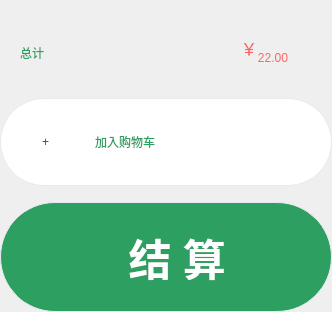
                     <widget class="QWidget" name="widget_44" native="true">
                      <layout class="QVBoxLayout" name="verticalLayout_19">
                       <property name="spacing">
                        <number>18</number>
                       </property>
                       <property name="leftMargin">
                        <number>0</number>
                       </property>
                       <property name="topMargin">
                        <number>0</number>
                       </property>
                       <property name="rightMargin">
                        <number>0</number>
                       </property>
                       <property name="bottomMargin">
                        <number>0</number>
                       </property>
                       <item>
                        <widget class="QWidget" name="widget_45" native="true">
                         <property name="minimumSize">
                          <size>
                           <width>332</width>
                           <height>80</height>
                          </size>
                         </property>
                         <property name="maximumSize">
                          <size>
                           <width>332</width>
                           <height>80</height>
                          </size>
                         </property>
                         <property name="styleSheet">
                          <string notr="true">QWidget#widget_31{
	background-color:rgb(242, 254, 244);
	border-radius: 20px;
}</string>
                         </property>
                         <layout class="QHBoxLayout" name="horizontalLayout_39">
                          <property name="spacing">
                           <number>0</number>
                          </property>
                          <property name="leftMargin">
                           <number>20</number>
                          </property>
                          <property name="topMargin">
                           <number>0</number>
                          </property>
                          <property name="rightMargin">
                           <number>44</number>
                          </property>
                          <property name="bottomMargin">
                           <number>15</number>
                          </property>
                          <item>
                           <widget class="QWidget" name="widget_46" native="true">
                            <layout class="QHBoxLayout" name="horizontalLayout_46">
                             <property name="spacing">
                              <number>0</number>
                             </property>
                             <property name="leftMargin">
                              <number>0</number>
                             </property>
                             <property name="topMargin">
                              <number>0</number>
                             </property>
                             <property name="rightMargin">
                              <number>0</number>
                             </property>
                             <property name="bottomMargin">
                              <number>3</number>
                             </property>
                             <item>
                              <widget class="QLabel" name="label_25">
                               <property name="styleSheet">
                                <string notr="true">color:rgb(44, 159, 97);</string>
                               </property>
                               <property name="text">
                                <string>总计</string>
                               </property>
                               <property name="alignment">
                                <set>Qt::AlignBottom|Qt::AlignLeading|Qt::AlignLeft</set>
                               </property>
                              </widget>
                             </item>
                            </layout>
                           </widget>
                          </item>
                          <item>
                           <widget class="QWidget" name="widget_47" native="true">
                            <layout class="QHBoxLayout" name="horizontalLayout_40">
                             <property name="spacing">
                              <number>0</number>
                             </property>
                             <property name="leftMargin">
                              <number>0</number>
                             </property>
                             <property name="topMargin">
                              <number>0</number>
                             </property>
                             <property name="rightMargin">
                              <number>0</number>
                             </property>
                             <property name="bottomMargin">
                              <number>0</number>
                             </property>
                             <item>
                              <widget class="QWidget" name="widget_48" native="true">
                               <layout class="QHBoxLayout" name="horizontalLayout_45">
                                <property name="spacing">
                                 <number>0</number>
                                </property>
                                <property name="leftMargin">
                                 <number>0</number>
                                </property>
                                <property name="topMargin">
                                 <number>0</number>
                                </property>
                                <property name="rightMargin">
                                 <number>0</number>
                                </property>
                                <property name="bottomMargin">
                                 <number>5</number>
                                </property>
                                <item>
                                 <spacer name="horizontalSpacer_19">
                                  <property name="orientation">
                                   <enum>Qt::Horizontal</enum>
                                  </property>
                                  <property name="sizeHint" stdset="0">
                                   <size>
                                    <width>195</width>
                                    <height>20</height>
                                   </size>
                                  </property>
                                 </spacer>
                                </item>
                                <item>
                                 <widget class="QLabel" name="menu_money_unit_l">
                                  <property name="minimumSize">
                                   <size>
                                    <width>0</width>
                                    <height>0</height>
                                   </size>
                                  </property>
                                  <property name="maximumSize">
                                   <size>
                                    <width>16777215</width>
                                    <height>16777215</height>
                                   </size>
                                  </property>
                                  <property name="font">
                                   <font>
                                    <family>Microsoft YaHei</family>
                                    <pointsize>12</pointsize>
                                   </font>
                                  </property>
                                  <property name="styleSheet">
                                   <string notr="true">color:rgb(255, 100, 100);</string>
                                  </property>
                                  <property name="text">
                                   <string>￥</string>
                                  </property>
                                  <property name="alignment">
                                   <set>Qt::AlignBottom|Qt::AlignLeading|Qt::AlignLeft</set>
                                  </property>
                                 </widget>
                                </item>
                               </layout>
                              </widget>
                             </item>
                             <item>
                              <widget class="QLabel" name="menu_money_l">
                               <property name="minimumSize">
                                <size>
                                 <width>0</width>
                                 <height>0</height>
                                </size>
                               </property>
                               <property name="maximumSize">
                                <size>
                                 <width>16777215</width>
                                 <height>16777215</height>
                                </size>
                               </property>
                               <property name="styleSheet">
                                <string notr="true">color:rgb(255, 100, 100);</string>
                               </property>
                               <property name="text">
                                <string>22.00</string>
                               </property>
                               <property name="alignment">
                                <set>Qt::AlignBottom|Qt::AlignRight|Qt::AlignTrailing</set>
                               </property>
                              </widget>
                             </item>
                            </layout>
                           </widget>
                          </item>
                         </layout>
                        </widget>
                       </item>
                       <item>
                        <widget class="QWidget" name="widget_49" native="true">
                         <layout class="QVBoxLayout" name="verticalLayout_18">
                          <property name="spacing">
                           <number>16</number>
                          </property>
                          <property name="leftMargin">
                           <number>0</number>
                          </property>
                          <property name="topMargin">
                           <number>0</number>
                          </property>
                          <property name="rightMargin">
                           <number>0</number>
                          </property>
                          <property name="bottomMargin">
                           <number>0</number>
                          </property>
                          <item>
                           <widget class="QWidget" name="menu_add_cart_btn" native="true">
                            <property name="minimumSize">
                             <size>
                              <width>332</width>
                              <height>88</height>
                             </size>
                            </property>
                            <property name="maximumSize">
                             <size>
                              <width>332</width>
                              <height>88</height>
                             </size>
                            </property>
                            <property name="styleSheet">
                             <string notr="true">QWidget#menu_add_cart_btn{
	background-color:white;
	border: 1px solid rgb(232, 233, 239);
	border-radius:44px;

}</string>
                            </property>
                            <layout class="QHBoxLayout" name="horizontalLayout_24">
                             <item>
                              <widget class="QWidget" name="widget_100" native="true">
                               <property name="minimumSize">
                                <size>
                                 <width>80</width>
                                 <height>40</height>
                                </size>
                               </property>
                               <property name="maximumSize">
                                <size>
                                 <width>80</width>
                                 <height>40</height>
                                </size>
                               </property>
                               <layout class="QHBoxLayout" name="horizontalLayout_98">
                                <property name="spacing">
                                 <number>0</number>
                                </property>
                                <property name="leftMargin">
                                 <number>0</number>
                                </property>
                                <property name="topMargin">
                                 <number>0</number>
                                </property>
                                <property name="rightMargin">
                                 <number>0</number>
                                </property>
                                <property name="bottomMargin">
                                 <number>0</number>
                                </property>
                                <item>
                                 <widget class="QLabel" name="menu_add_cart_btn_add">
                                  <property name="styleSheet">
                                   <string notr="true">color:red;</string>
                                  </property>
                                  <property name="text">
                                   <string>+</string>
                                  </property>
                                  <property name="alignment">
                                   <set>Qt::AlignRight|Qt::AlignTrailing|Qt::AlignVCenter</set>
                                  </property>
                                 </widget>
                                </item>
                                <item>
                                 <widget class="QLabel" name="menu_add_cart_btn_icon">
                                  <property name="minimumSize">
                                   <size>
                                    <width>40</width>
                                    <height>40</height>
                                   </size>
                                  </property>
                                  <property name="maximumSize">
                                   <size>
                                    <width>40</width>
                                    <height>40</height>
                                   </size>
                                  </property>
                                  <property name="styleSheet">
                                   <string notr="true">border-image: url(:/icon/ic_menu_add_cart_btn.png);</string>
                                  </property>
                                  <property name="text">
                                   <string/>
                                  </property>
                                  <property name="alignment">
                                   <set>Qt::AlignCenter</set>
                                  </property>
                                 </widget>
                                </item>
                               </layout>
                              </widget>
                             </item>
                             <item>
                              <widget class="QLabel" name="menu_add_cart_btn_name">
                               <property name="styleSheet">
                                <string notr="true">color:rgb(44, 159, 97);</string>
                               </property>
                               <property name="text">
                                <string>加入购物车</string>
                               </property>
                              </widget>
                             </item>
                            </layout>
                           </widget>
                          </item>
                          <item>
                           <widget class="QPushButton" name="menu_checkout_btn">
                            <property name="minimumSize">
                             <size>
                              <width>332</width>
                              <height>110</height>
                             </size>
                            </property>
                            <property name="maximumSize">
                             <size>
                              <width>332</width>
                              <height>110</height>
                             </size>
                            </property>
                            <property name="font">
                             <font>
                              <family>Microsoft YaHei</family>
                              <pointsize>32</pointsize>
                              <weight>75</weight>
                              <bold>true</bold>
                             </font>
                            </property>
                            <property name="styleSheet">
                             <string notr="true">QPushButton#menu_checkout_btn{
	background-color:rgb(44, 159, 97);
	border: 1px solid rgb(232, 233, 239);
	border-radius:55px;
	color:white;
}
QPushButton#menu_checkout_btn:pressed{
	background-color:white;
	border: 1px solid rgb(232, 233, 239);
	border-radius:55px;
	color:rgb(44, 159, 97);
}</string>
                            </property>
                            <property name="text">
                             <string>  结 算</string>
                            </property>
                            <property name="icon">
                             <iconset resource="../drawable/drawable.qrc">
                              <normaloff>:/icon/ic_menu_checkout_btn.png</normaloff>:/icon/ic_menu_checkout_btn.png</iconset>
                            </property>
                            <property name="iconSize">
                             <size>
                              <width>40</width>
                              <height>40</height>
                             </size>
                            </property>
                           </widget>
                          </item>
                         </layout>
                        </widget>
                       </item>
                      </layout>
                     </widget>
